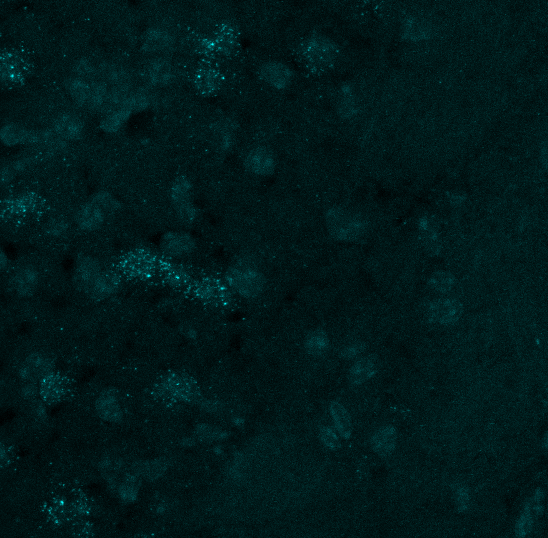
#> input picture data/C2-PdynAi14_RNAscope_DAPI_mCh_D2_Nissl_sp8_40xTileScanZsections-1--MaxProj_TEST.tif, 1096 x 1076 px, given in place of ., which was not available (shown at 1/2 size)
$ python -i plot_utils.py   (imports and definitions only)   (older library calls are emulated)
#> lines starting #> are read from the running program, lines starting #| are printed output that depends on the picture; pictures that were not available may be replaced by others from this repository, and a replacement may not be noted
# functions to plot cool stuff
# import matplotlib
# import matplotlib.pyplot as plt
from PIL import Image, ImageDraw, ImageFont
import numpy as np
import pandas as pd
from matplotlib import cm
import matplotlib.pyplot as plt
import os
import random
from utils import generic_functions as gf
import SimpleITK as sitk
import seaborn as sns


# [165 lines left out: functions see_object, plotRabiesCell, plotPH3Cell, plotPH3Channel, cropImage, ChangeLUT, not called in this run]


def getProcessedImage(pathsToImages):
    # reads a list of 4 images (white, r, g, b), and overlaps them
    w = np.asarray(Image.open(pathsToImages[0]).convert('L'), dtype='uint8')
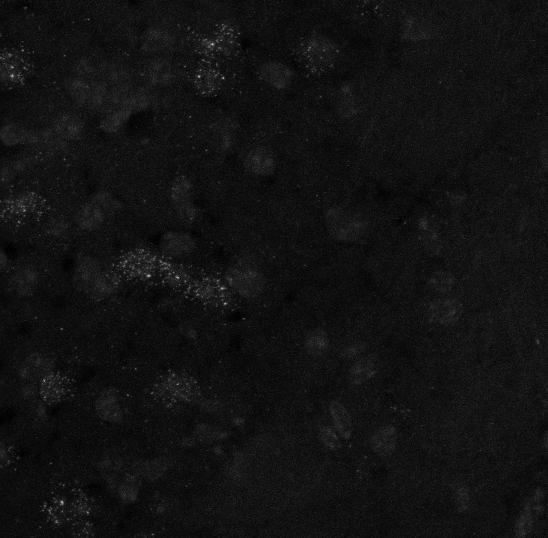
#> w: shape (1076, 1096) (shown at 1/2 size); min 0, max 179, mean 17.8
    r = np.asarray(Image.open(pathsToImages[1]).convert('L'), dtype='uint8')
    g = np.asarray(Image.open(pathsToImages[2]).convert('L'), dtype='uint8')
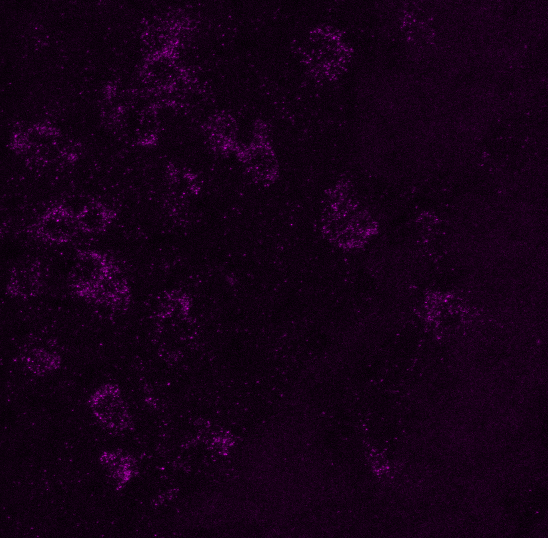
#> input picture data/C3-PdynAi14_RNAscope_DAPI_mCh_D2_Nissl_sp8_40xTileScanZsections-1--MaxProj_TEST.tif, 1096 x 1076 px, given in place of , which was not available (shown at 1/2 size)
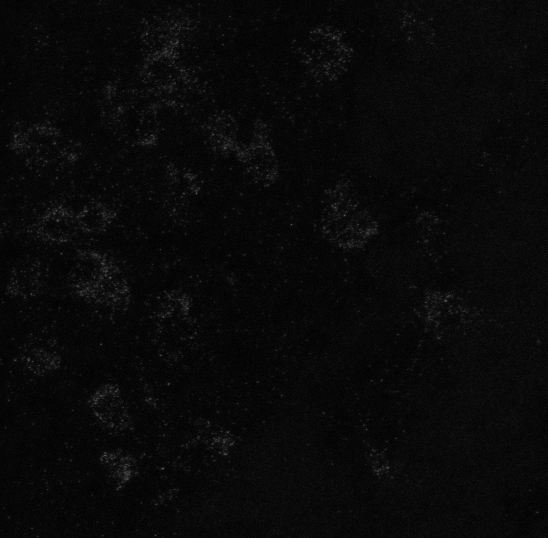
#> g: shape (1076, 1096) (shown at 1/2 size); min 0, max 105, mean 8.9
    b = np.asarray(Image.open(pathsToImages[3]).convert('L'), dtype='uint8')
    # Merge channels
    im1 = np.stack((w, w, w), axis=2).astype('uint8')
    im2 = np.stack((r, g, b), axis=2).astype('uint8')
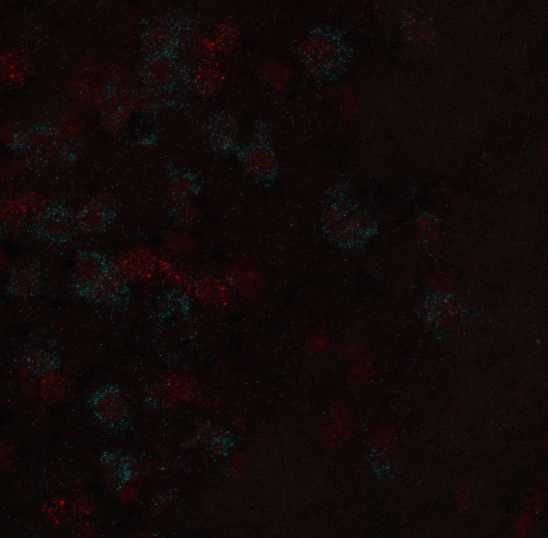
#> im2: shape (1076, 1096, 3) (shown at 1/2 size); mean of channels 0, 1, 2 17.8, 8.9, 8.9; drawn as R, G, B
    # add them
    out_im = Image.fromarray(im1 + im2)
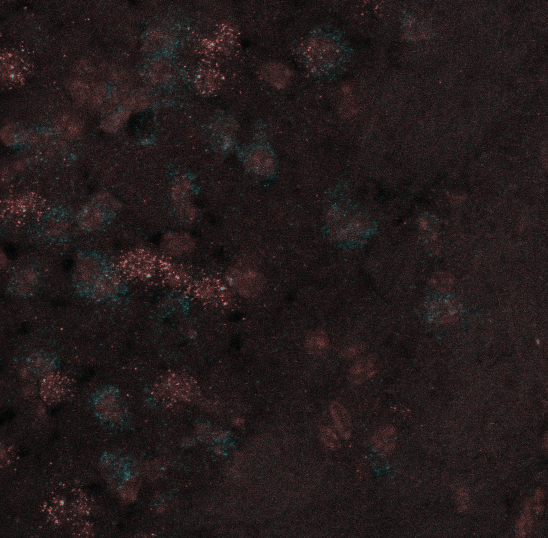
#> out_im: PIL image 1096x1076 RGB (shown at 1/2 size); mean R, G, B 35.5, 26.7, 26.7

    return out_im


# [443 lines left out: functions plot_pie, make_core_name, summary_image_name_maker, create_merge_ROI, get_channel_name, get_roi_path and 12 more, not called in this run]

>>> result = getProcessedImage('../data/C2-PdynAi14_RNAscope_DAPI_mCh_D2_Nissl_sp8_40xTileScanZsections-1--MaxProj_TEST.tif')
